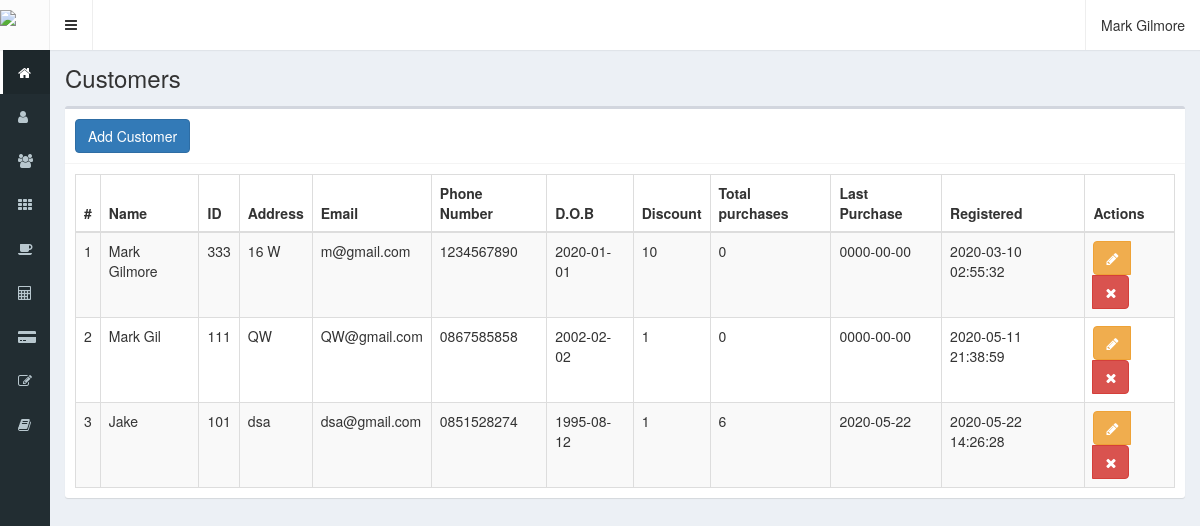
Page /customers (signed in) on the committed database.
### tables this page shows
CREATE TABLE `customers` (
  `id` int(11) NOT NULL,
  `name` text NOT NULL,
  `idNumber` bigint(20) NOT NULL,
  `address` text NOT NULL,
  `email` text NOT NULL,
  `mobile` text NOT NULL,
  `dob` date NOT NULL,
  `discount` int(11) NOT NULL,
  `purchases` int(11) NOT NULL,
  `lastPurchase` date NOT NULL,
  `registerDate` timestamp NOT NULL DEFAULT current_timestamp()
);

### controllers/template.controller.php (called while the page is built)
<?php
class TemplateController {
	public function TemplatesController(){
		include "views/template.php";
	}
}

### index.php (called while the page is built, shortened)
<?php
require_once "controllers/template.controller.php";
require_once "controllers/users.controller.php";
require_once "controllers/customers.controller.php";
require_once "controllers/opentables.controller.php";
require_once "models/customer.model.php";
$template = new TemplateController();
$template -> TemplatesController();

### controllers/customers.controller.php (called while the page is built, shortened)
<?php
class CustomerController{
    public static function ShowCustomerController($item, $value){
		$table = "customers";
		$answer = CustomersModel::ShowCustomersModel($table, $item, $value);
		return $answer;
	}
}

### models/connection.php (called while the page is built)
<?php
class Connection{
	public static function connect(){
		$link = new PDO("mysql:host=localhost;dbname=restaurantpos", "root", "");
        $link->setAttribute(PDO::ATTR_ERRMODE, PDO::ERRMODE_EXCEPTION);
		$link -> exec("set names utf8");
		return $link;
	}
}

### models/customer.model.php (called while the page is built, shortened)
<?php
require_once "connection.php";
class CustomersModel{
    public static function ShowCustomersModel($table, $item, $value){
		if($item != null){
			$stmt = Connection::connect()->prepare("SELECT * FROM $table WHERE $item = :$item");
			$stmt -> bindParam(":".$item, $value, PDO::PARAM_STR);
			$stmt -> execute();
			return $stmt -> fetch();
		}else{
			$stmt = Connection::connect()->prepare("SELECT * FROM $table");
			$stmt -> execute();
			return $stmt -> fetchAll();
		}
    }
}

### views/modules/customers.php (the view, shortened to what this page needs)
<div class="content-wrapper">
  <section class="content-header">
    <h1>
      Customers
    </h1>
  </section>
  <section class="content">
    <div class="box">
      <div class="box-header with-border">
        <button class="btn btn-primary" data-toggle="modal" data-target="#addCustomer">
        Add Customer
        </button>
      </div>
      <div class="box-body">
        <table class="table table-bordered table-striped dt-responsive tables" width="100%">
          <thead>
           <tr>
             <th style="width:10px">#</th>
             <th>Name</th>
             <th>ID</th>
             <th>Address</th>
             <th>Email</th>
             <th>Phone Number</th>
             <th>D.O.B</th>
             <th>Discount</th>
             <th>Total purchases</th>
             <th>Last Purchase</th>
             <th>Registered</th>
             <th>Actions</th>
           </tr>
          </thead>
          <tbody>
          <?php
            $item = null;
            $valor = null;
            $Customers = CustomerController::ShowCustomerController($item, $valor);
            foreach ($Customers as $key => $value) {
              echo '<tr>
                      <td>'.($key+1).'</td>
                      <td>'.$value["name"].'</td>
                      <td>'.$value["idNumber"].'</td>
                      <td>'.$value["address"].'</td>
                      <td>'.$value["email"].'</td>
                      <td>'.$value["mobile"].'</td>
                      <td>'.$value["dob"].'</td>
                      <td>'.$value["discount"].'</td>
                      <td>'.$value["purchases"].'</td>
                      <td>'.$value["lastPurchase"].'</td>
                      <td>'.$value["registerDate"].'</td>
                      <td>
                        <div class="btn-group">
                          <button class="btn btn-warning btnEditCustomer" data-toggle="modal" data-target="#modEditCustomer" idCustomer="'.$value["id"].'"><i class="fa fa-pencil"></i></button>';
                          if ($_SESSION["profile"] == "administrator") {
                          echo '<button class="btn btn-danger btnDeleteCustomer" idCustomer="'.$value["id"].'"><i class="fa fa-times"></i></button>';
                          }
                        echo '</div>
                      </td>
                    </tr>';
              }
          ?>
          </tbody>
        </table>
      </div>
    </div>
  </section>
</div>

### rows in the picture
customers: name "Mark Gilmore", idNumber "333", address "16 W", email "m@gmail.com", mobile "1234567890", dob "2020-01-01", discount "10", purchases "0", lastPurchase "0000-00-00", registerDate "2020-03-10 02:55:32"
customers: name "Mark Gil", idNumber "111", address "QW", email "QW@gmail.com", mobile "0867585858", dob "2002-02-02", discount "1", purchases "0", lastPurchase "0000-00-00", registerDate "2020-05-11 21:38:59"
customers: name "Jake", idNumber "101", address "dsa", email "dsa@gmail.com", mobile "0851528274", dob "1995-08-12", discount "1", purchases "6", lastPurchase "2020-05-22", registerDate "2020-05-22 14:26:28"

### other values in the picture
$_SESSION["name"] "Mark Gilmore"
